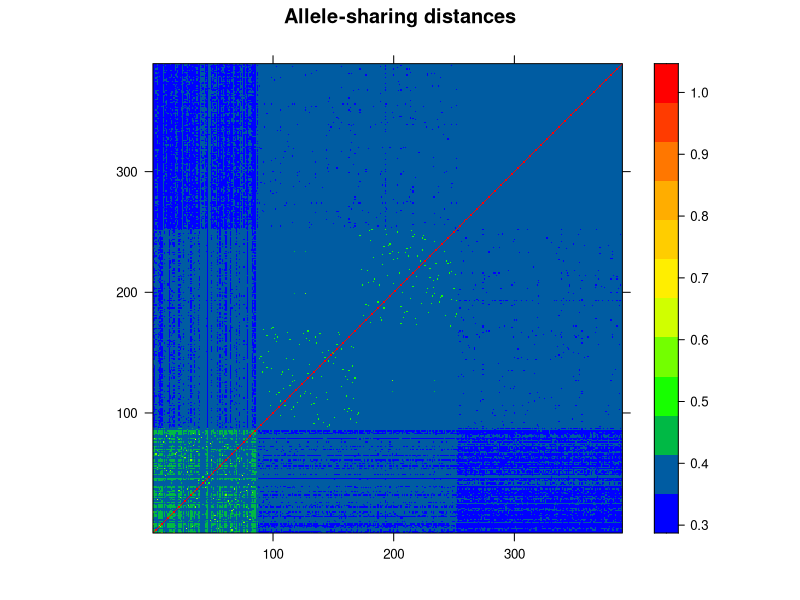

Write R code to recreate this figure.
K <- read.csv("../kernel_matrices/dirac.txt", header=F, sep=" ")
K <- as.matrix(K)
rownames(K) <- NULL
colnames(K) <- NULL

library(lattice)
levelplot(K, col.regions=colorRampPalette(c("blue", "green", "yellow", "orange", "red")), cuts=11, 
          main="Allele-sharing distances", xlab="", ylab="")

